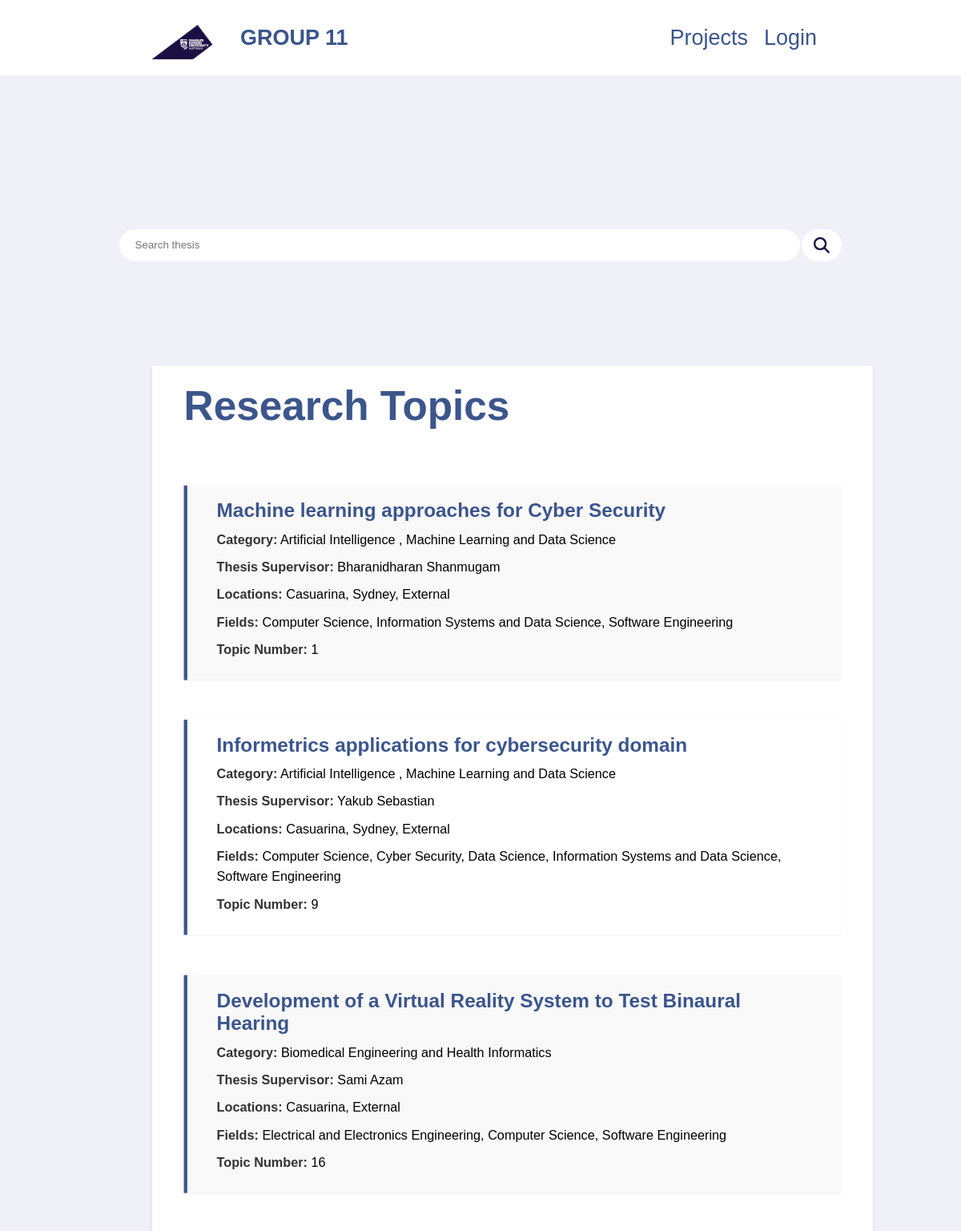
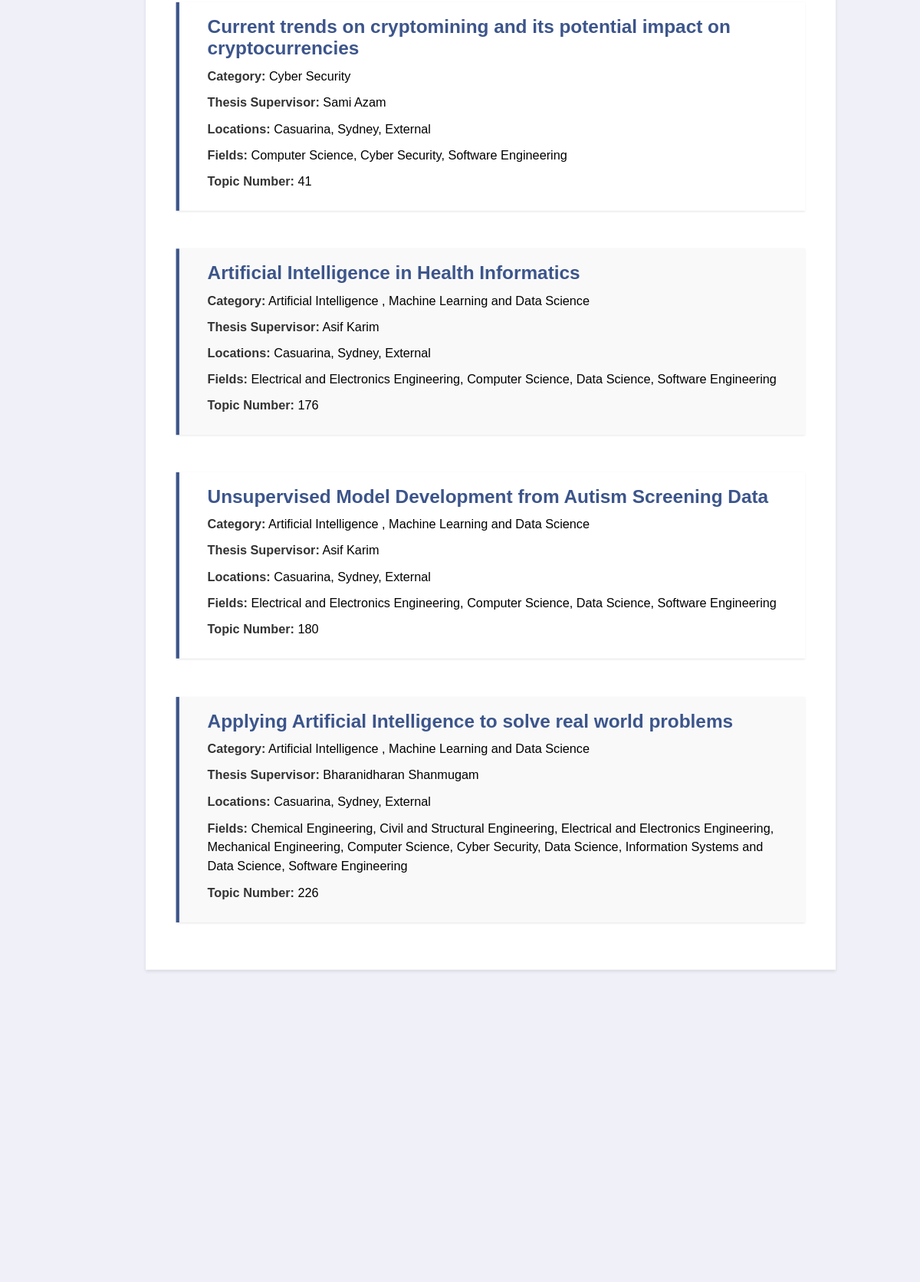
Screenshot of /project-list/ (upper part) with the database file from the repository (2 pictures, top to bottom).
### management/models.py (models this page shows, shortened)
class Project(models.Model):
    supervisor = models.ForeignKey(User, null=True, on_delete=models.SET_NULL)
    title = models.CharField(max_length=100, null=True)
    category = models.ManyToManyField("Category", blank=True)
    topic_num = models.PositiveIntegerField("Topic number", null=True, unique=True)
    location = models.ManyToManyField("Location", blank=True)
    research_areas = models.ManyToManyField("ResearchArea", blank=True)
    description = models.TextField(blank=True)

class Category(models.Model):
    name = models.CharField(max_length=100)

class Location(models.Model):
    name = models.CharField(max_length=30)

class ResearchArea(models.Model):
    name = models.CharField(max_length=60)

### accounts/models.py (models this page shows)
class User(AbstractUser):
    USER_TYPE_CHOICES = (
        ('unit_coordinator', 'Unit Coordinator'),
        ('supervisor', 'Supervisor'),
        ('student', 'Student'),
    )
    user_type = models.CharField(max_length=20, choices=USER_TYPE_CHOICES, default='student')
    groups = models.ManyToManyField(
        'auth.Group',
        verbose_name='groups',
        blank=True,
        help_text='The groups this user belongs to. A user will get all permissions granted to each of their groups.',
        related_name='custom_user_set',
        related_query_name='user',
    )
    user_permissions = models.ManyToManyField(
        'auth.Permission',
        verbose_name='user permissions',
        blank=True,
        help_text='Specific permissions for this user.',
        related_name='custom_user_set',
        related_query_name='user',
    )

### assignment_4_app/views.py (the view)
# urls.py: path("project-list/", views.project_list, name="project-list"),
def project_list(request):
    try:
        projects_list = Project.objects.all().order_by("topic_num")
        context = {
            "projects": projects_list,
        }
        return render(request, "assignment_4_app/projectList.html", context)
    except:
        return HttpResponseNotFound("This link is not supported")

### assignment_4_app/templates/assignment_4_app/projectList.html (shortened to what this page needs)
{% extends "base.html" %}
{% load static %}
{% block css_files %}
    <link rel="stylesheet" href="{% static "assignment_4_app/projectList.css"%}">
{% endblock %}
{% block content %}
<div class="search-container">
    <form action="{% url "search" %}" method="POST">
        <input type="search" placeholder="Search thesis" name="searched" class="search-bar">
        <button type="submit" class="search-button"><img src="{% static "assignment_4_app/img/search-icon.png" %}" alt="Search icon"></button>
    </form>
</div>
<div class="container">
    <h1 class="research-topics-title">Research Topics</h1>
    {% for project in projects %}
        {% include "assignment_4_app/includes/project.html" %}
    {% endfor %}
</div>
{% endblock content %}

### assignment_4_app/templates/assignment_4_app/includes/project.html
<div class="project">
    <a class="link" href="{% url "project-details" project.topic_num %}">
        <h2>{{ project.title }}</h2>
        <p><strong>Category:</strong>
            {% for category in project.category.all %}
                {{ category.name }}
                {% if not forloop.last %}, {% endif %}
            {% endfor %}
        </p>
        <p><strong>Thesis Supervisor:</strong> {{ project.supervisor.first_name }} {{ project.supervisor.last_name }}</p>
        <p><strong>Locations:</strong>
            {% for location in project.location.all %}
                {{ location.name }}{% if not forloop.last %}, {% endif %}
            {% empty %}
                None
            {% endfor %}
            </p>
            <p><strong>Fields:</strong>
            {% for research_area in project.research_areas.all %}
                {{ research_area.name }}{% if not forloop.last %}, {% endif %}
            {% empty %}
                None
            {% endfor %}
            </p>
        <p><strong>Topic Number:</strong> {{ project.topic_num}}</p>
    </a>
</div>

### assignment_4_app/static/assignment_4_app/app.css (style rules this page uses)
:root { --color-primary: #3C558B; --color-secondary: white; --color-dark-blue: #1c0e45; --color-grey: #eff0f8; --color-text-dark: #182620; }
*, *::before, *::after { margin: 0; padding: 0; box-sizing: inherit; font-family: inherit; }
html { font-size: 62.5%; font-family: Arial, sans-serif; }
body { box-sizing: border-box; position: relative; background-color: white; }
.link { text-decoration: none; }
a { text-decoration: none; }
.research-topics-title { text-align: center; font-size: 2rem; padding-bottom: 30px; }
.group-11, .navigation__item a, .link, .footer-container a { color: var(--color-primary); }

### assignment_4_app/static/assignment_4_app/projectList.css (style rules this page uses)
:root { --color-primary: #3C558B; --color-secondary: white; --color-dark-blue: #1c0e45; --color-grey: #eff0f8; --color-text-dark: #182620; }
.container { width: 100rem; margin: auto; padding: 20px; background-color: var(--color-secondary); box-shadow: 0 2px 5px rgba(0, 0, 0, 0.1); transform: scale(0.9); }
.container * { transform: scale(0.95); }
.research-topics-title { text-align: start; color: var(--color-primary); font-size: 6rem; margin-bottom: 4rem; }
.project { padding: 20px; margin: 4rem 0; background-color: #ffffff; border-left: 5px solid var(--color-primary); box-shadow: 0 1px 3px rgba(0, 0, 0, 0.1); transition: all 0.3s ease-in-out; }
.project:nth-child(even) { background-color: #f9f9f9 ; }
.project > * { color: black; }
.project h2 { color: var(--color-primary); margin-top: 0; font-size: 3rem; }
.project p { margin: 10px 0; line-height: 1.5; font-size: 2rem; }
.project strong { color: #333; }
.search-button img { width: 20px; }
.search-container { display: flex; justify-content: center; align-items: baseline; }
.search-button, .search-bar { height: 40px; border-radius: 30px; border: 0px; background-color: var(--color-secondary); }
.search-button { transform: translateY(6px); }
.search-bar { width: 85rem; padding: 10px 20px; }
.search-button { width: 5rem; padding: 10px; }

### rows the page displays
Project: title "Machine learning approaches for Cyber Security", supervisor.first_name "Bharanidharan", supervisor.last_name "Shanmugam", topic_num "1"
Category: name "Artificial Intelligence"
Category: name "Machine Learning and Data Science"
Location: name "Casuarina"
Location: name "Sydney"
Location: name "External"
ResearchArea: name "Computer Science"
ResearchArea: name "Information Systems and Data Science"
ResearchArea: name "Software Engineering"
Project: title "Informetrics applications for cybersecurity domain", supervisor.first_name "Yakub", supervisor.last_name "Sebastian", topic_num "9"
ResearchArea: name "Cyber Security"
ResearchArea: name "Data Science"
Project: title "Development of a Virtual Reality System to Test Binaural Hearing", supervisor.first_name "Sami", supervisor.last_name "Azam", topic_num "16"
Category: name "Biomedical Engineering and Health Informatics"
ResearchArea: name "Electrical and Electronics Engineering"
Project: title "Current trends on cryptomining and its potential impact on cryptocurrencies", supervisor.first_name "Sami", supervisor.last_name "Azam", topic_num "41"
Category: name "Cyber Security"
Project: title "Artificial Intelligence in Health Informatics", supervisor.first_name "Asif", supervisor.last_name "Karim", topic_num "176"
Project: title "Unsupervised Model Development from Autism Screening Data", supervisor.first_name "Asif", supervisor.last_name "Karim", topic_num "180"
Project: title "Applying Artificial Intelligence to solve real world problems", supervisor.first_name "Bharanidharan", supervisor.last_name "Shanmugam", topic_num "226"
ResearchArea: name "Chemical Engineering"
ResearchArea: name "Civil and Structural Engineering"
ResearchArea: name "Mechanical Engineering"
